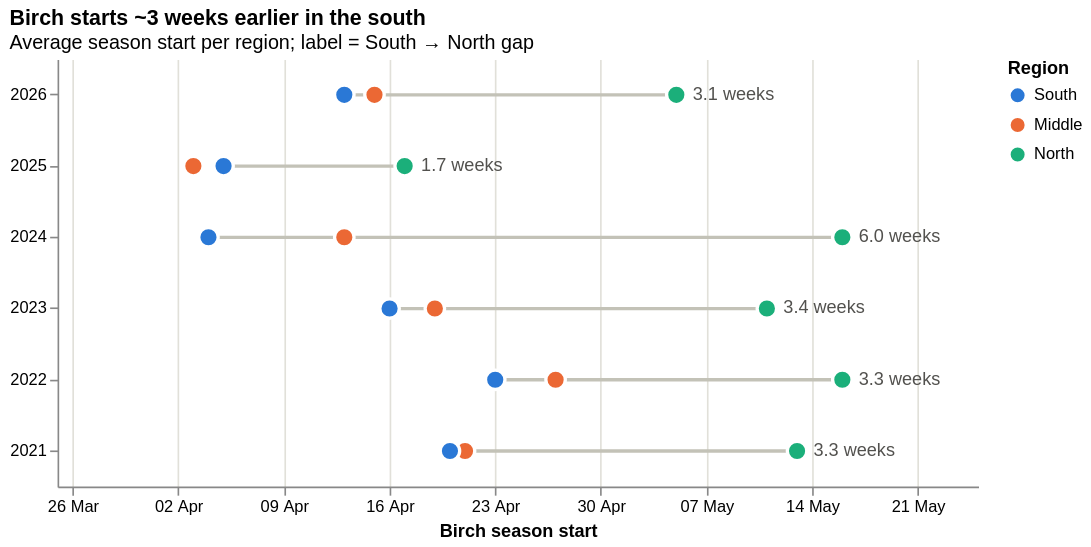

Source (notebook cell):
### Code cell
lines = starts.pivot(index="year", columns="region", values="start_md").reset_index()
lines["label"] = gap["gap_weeks"].values
lines["label"] = lines["label"].map(lambda w: f"{w:.1f} weeks")

y = alt.Y("year:O", title=None, sort="descending")
dumbbell = alt.Chart(lines).mark_rule(strokeWidth=2, color="#c3c2b7").encode(y=y, x="South:T", x2="North:T")
dots = alt.Chart(starts).mark_point(filled=True, size=140, opacity=1, stroke="white", strokeWidth=2).encode(
    y=y,
    x=alt.X("start_md:T", title="Birch season start", scale=alt.Scale(domain=["2000-03-25", "2000-05-25"]),
            axis=alt.Axis(format="%d %b", gridColor=GRID)),
    color=alt.Color("region:N", sort=REGIONS, scale=REGION_SCALE, title="Region"),
    tooltip=["region:N", "year:O", alt.Tooltip("season_start:T", format="%d %b %Y")],
)
labels = alt.Chart(lines).mark_text(align="left", dx=10, fontSize=11, color="#52514e").encode(
    y=y, x="North:T", text="label:N")

(
    alt.layer(dumbbell, dots, labels)
    .properties(width=560, height=260, title=title("Birch starts ~3 weeks earlier in the south",
                                                   "Average season start per region; label = South → North gap"))
    .configure_view(stroke=None)
)

### Figure 1 — Vega-Lite specification as saved in the notebook (floating-point values rounded to 4 significant figures)
{"config": {"view": {"continuousWidth": 300, "continuousHeight": 300, "stroke": null}}, "layer": [{"data": {"name": "data-6c245643623e797cfca20de0d553d1ab"}, "mark": {"type": "rule", "color": "#c3c2b7", "strokeWidth": 2}, "encoding": {"x": {"field": "South", "type": "temporal"}, "x2": {"field": "North"}, "y": {"field": "year", "sort": "descending", "title": null, "type": "ordinal"}}}, {"data": {"name": "data-eac0d34eb559a2592a9fff4ba2cad096"}, "mark": {"type": "point", "filled": true, "opacity": 1, "size": 140, "stroke": "white", "strokeWidth": 2}, "encoding": {"color": {"field": "region", "scale": {"domain": ["South", "Middle", "North"], "range": ["#2a78d6", "#eb6834", "#1baf7a"]}, "sort": ["South", "Middle", "North"], "title": "Region", "type": "nominal"}, "tooltip": [{"field": "region", "type": "nominal"}, {"field": "year", "type": "ordinal"}, {"field": "season_start", "format": "%d %b %Y", "type": "temporal"}], "x": {"axis": {"format": "%d %b", "gridColor": "#e1e0d9"}, "field": "start_md", "scale": {"domain": ["2000-03-25", "2000-05-25"]}, "title": "Birch season start", "type": "temporal"}, "y": {"field": "year", "sort": "descending", "title": null, "type": "ordinal"}}}, {"data": {"name": "data-6c245643623e797cfca20de0d553d1ab"}, "mark": {"type": "text", "align": "left", "color": "#52514e", "dx": 10, "fontSize": 11}, "encoding": {"text": {"field": "label", "type": "nominal"}, "x": {"field": "North", "type": "temporal"}, "y": {"field": "year", "sort": "descending", "title": null, "type": "ordinal"}}}], "height": 260, "title": {"text": "Birch starts ~3 weeks earlier in the south", "anchor": "start", "fontWeight": "bold", "subtitle": "Average season start per region; label = South → North gap"}, "width": 560, "$schema": "https://vega.github.io/schema/vega-lite/v6.4.1.json", "datasets": {"data-6c245643623e797cfca20de0d553d1ab": [{"year": 2021, "Middle": "2000-04-21T00:00:00", "North": "2000-05-13T00:00:00", "South": "2000-04-20T00:00:00", "label": "3.3 weeks"}, {"year": 2022, "Middle": "2000-04-27T00:00:00", "North": "2000-05-16T00:00:00", "South": "2000-04-23T00:00:00", "label": "3.3 weeks"}, {"year": 2023, "Middle": "2000-04-19T00:00:00", "North": "2000-05-11T00:00:00", "South": "2000-04-16T00:00:00", "label": "3.4 weeks"}, {"year": 2024, "Middle": "2000-04-13T00:00:00", "North": "2000-05-16T00:00:00", "South": "2000-04-04T00:00:00", "label": "6.0 weeks"}, {"year": 2025, "Middle": "2000-04-03T00:00:00", "North": "2000-04-17T00:00:00", "South": "2000-04-05T00:00:00", "label": "1.7 weeks"}, {"year": 2026, "Middle": "2000-04-15T00:00:00", "North": "2000-05-05T00:00:00", "South": "2000-04-13T00:00:00", "label": "3.1 weeks"}], "data-eac0d34eb559a2592a9fff4ba2cad096": [{"year": 2021, "region": "Middle", "season_start": "2021-04-21T00:00:00", "start_md": "2000-04-21T00:00:00"}, {"year": 2021, "region": "North", "season_start": "2021-05-13T00:00:00", "start_md": "2000-05-13T00:00:00"}, {"year": 2021, "region": "South", "season_start": "2021-04-20T00:00:00", "start_md": "2000-04-20T00:00:00"}, {"year": 2022, "region": "Middle", "season_start": "2022-04-27T12:00:00", "start_md": "2000-04-27T00:00:00"}, {"year": 2022, "region": "North", "season_start": "2022-05-16T00:00:00", "start_md": "2000-05-16T00:00:00"}, {"year": 2022, "region": "South", "season_start": "2022-04-23T00:00:00", "start_md": "2000-04-23T00:00:00"}, {"year": 2023, "region": "Middle", "season_start": "2023-04-19T12:00:00", "start_md": "2000-04-19T00:00:00"}, {"year": 2023, "region": "North", "season_start": "2023-05-11T00:00:00", "start_md": "2000-05-11T00:00:00"}, {"year": 2023, "region": "South", "season_start": "2023-04-16T12:00:00", "start_md": "2000-04-16T00:00:00"}, {"year": 2024, "region": "Middle", "season_start": "2024-04-13T12:00:00", "start_md": "2000-04-13T00:00:00"}, {"year": 2024, "region": "North", "season_start": "2024-05-16T00:00:00", "start_md": "2000-05-16T00:00:00"}, {"year": 2024, "region": "South", "season_start": "2024-04-04T00:00:00", "start_md": "2000-04-04T00:00:00"}, {"year": 2025, "region": "Middle", "season_start": "2025-04-03T00:00:00", "start_md": "2000-04-03T00:00:00"}, {"year": 2025, "region": "North", "season_start": "2025-04-17T00:00:00", "start_md": "2000-04-17T00:00:00"}, {"year": 2025, "region": "South", "season_start": "2025-04-05T00:00:00", "start_md": "2000-04-05T00:00:00"}, {"year": 2026, "region": "Middle", "season_start": "2026-04-15T00:00:00", "start_md": "2000-04-15T00:00:00"}, {"year": 2026, "region": "North", "season_start": "2026-05-05T12:00:00", "start_md": "2000-05-05T00:00:00"}, {"year": 2026, "region": "South", "season_start": "2026-04-13T00:00:00", "start_md": "2000-04-13T00:00:00"}]}}
